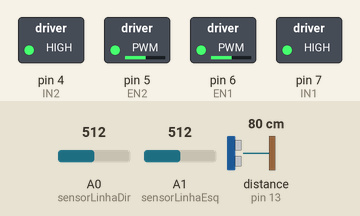
The sketch below on a simulated Arduino Uno, built with avr-gcc and run on an emulated ATmega328P. Parts: switched loads named in the sketch (green lamp = pin HIGH). The test bench sets the inputs (shaded band); at power-on: distance to the obstacle (sensor on pin 13) 80 cm, A0 (sensorLinhaDir) = 512, A1 (sensorLinhaEsq) = 512. The echo pulse lasts 58.3 µs per cm.

Above: at 1.2 s.
1.3 s: distance to the obstacle (sensor on pin 13) set to 9 cm
2.8 s: distance to the obstacle (sensor on pin 13) set to 6 cm
At 3.8 s:
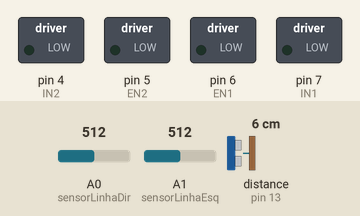
4.3 s: distance to the obstacle (sensor on pin 13) set to 18 cm
At 5.5 s:
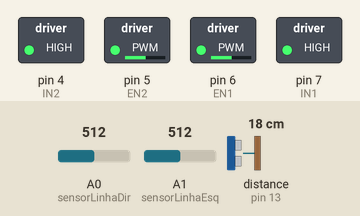
6.3 s: A0 (sensorLinhaDir) set to 690
7.8 s: A0 (sensorLinhaDir) set to 710
At 8.8 s:
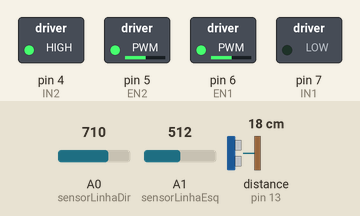
9.3 s: A0 (sensorLinhaDir) set to 511
At 9.9 s:
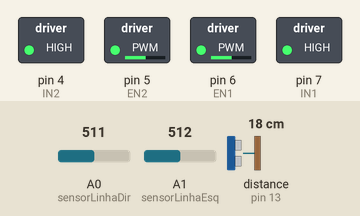
Timing chart, 0 to 11.8 s (numbered marks = the images above; inputs shaded):
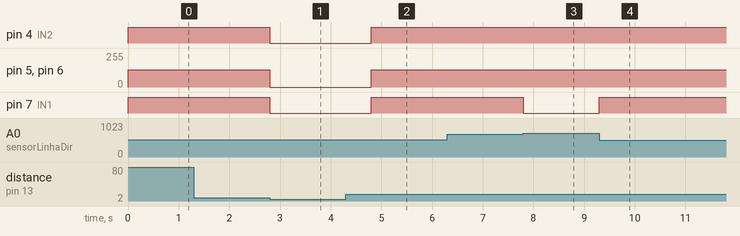

The sketch:

novoRoboV3.ino
```cpp
#include <Ultrasonic.h>

#define TRIGGER_PIN  12
#define ECHO_PIN     13

Ultrasonic ultrasonic(TRIGGER_PIN, ECHO_PIN);

int sensorLinhaDir = A0;    // select the pin for the LED
int valorLinhaDir  = 0;  // variable to store the value coming from the sensor
int sensorLinhaEsq = A1;    // select the pin for the LED
int valorLinhaEsq  = 0;  // variable to store the value coming from the sensor

//Valor de corte < 700 branco > preto
int ValorCorte = 700;

//Velocidade do carrinho
const int velocidade = 160;

int EN1 = 6;
int EN2 = 5;  //Roboduino Motor shield uses Pin 9
int IN1 = 7;
int IN2 = 4; //Latest version use pin 4 instead of pin 8

//Funcoes do Motor 1
void Motor1(int pwm, boolean reverse)
{
   analogWrite(EN1,pwm); //set pwm control, 0 for stop, and 255 for maximum speed

   if(reverse)
   {
      digitalWrite(IN1,HIGH);
   }
  else
  {
      digitalWrite(IN1,LOW);
  }
}

void Motor2(int pwm, boolean reverse)
{
  analogWrite(EN2,pwm);

  if(reverse)
  {
     digitalWrite(IN2,HIGH);
  }
  else
  {
    digitalWrite(IN2,LOW);
  }
}

void setup()
{
    int i;

    //Define os pinos de 4 - 7 (Digital)
    for(int i = 4; i <= 7; i++)
    {
      pinMode(i, OUTPUT);
    }

    Serial.begin(9600);
}

boolean obterDistancia()
{
  float cmMsec;
  long microsec = ultrasonic.timing();

  cmMsec = ultrasonic.convert(microsec, Ultrasonic::CM);


  if (microsec > 430)
  {
    return true;
  }
  else
  {
    return false;
  }

  delay(1000);
}

void loop()
{
  if (obterDistancia())
  {
    valorLinhaDir = analogRead(sensorLinhaDir);
    valorLinhaEsq = analogRead(sensorLinhaEsq);

    if ((valorLinhaEsq < ValorCorte) && (valorLinhaDir < ValorCorte))
    {
        Motor1(130,true);  //You can change the speed, such as Motor(50,true)
        Motor2(130,true);
    }

    if((valorLinhaEsq > ValorCorte) && (valorLinhaDir < ValorCorte))
    {
        Motor1(130,true);
        Motor2(130,false);
    }

    if((valorLinhaDir > ValorCorte) && (valorLinhaEsq < ValorCorte))
    {
        Motor1(130,false);
        Motor2(130,true);
    }
  }
  else
  {
    //Move para a Direita por 600 milissegundos
    Motor1(0,false);
    Motor2(0,false);
    delay(1000);

    //Move para Frente por 900 milissegundos
/*    Motor1(100,true);
    Motor2(100,true);
    delay(2000);

    //Move para a Direita por 400 milissegundos
    Motor1(100,true);
    Motor2(100,false);
    delay(1500);

    //Move para Frente por 1 segundo
    Motor1(100,true);
    Motor2(100,true);
    delay(1000);

    //Move para a Direita por 600 milissegundos
/*    dualmotor.M1move(255,1);
    dualmotor.M2move(255,0);
    delay(600);

    //Move para a Frente por 550 milissegundos
    dualmotor.M1move(255,1);
    dualmotor.M2move(255,1);
    delay(550);

    //Move para a Esquerda por 250 milissegundos
    dualmotor.M1move(255,0);
    dualmotor.M2move(255,1);
    delay(250);        */

  }
}
```

Measured:
- the behaviour switches between 8 and 7 cm on distance to the obstacle (sensor on pin 13) (found by bisection; images 0 and 1)
- the behaviour switches between 700 and 701 on A0 (sensorLinhaDir) (found by bisection; images 2 and 3)
- after the input at 1.3 s, every drawn part: stays the same
- after the input at 2.8 s, pin 4 (IN2), pin 7 (IN1): HIGH → LOW at once; pin 5 (EN2), pin 6 (EN1): 130/255 → 0/255 at once
- after the input at 4.3 s, pin 4 (IN2), pin 7 (IN1): LOW → HIGH after 0.50 s; pin 5 (EN2), pin 6 (EN1): 0/255 → 130/255 after 0.50 s
- after the input at 6.3 s, every drawn part: stays the same
- after the input at 7.8 s, pin 7 (IN1): HIGH → LOW at once
- after the input at 9.3 s, pin 7 (IN1): LOW → HIGH at once
